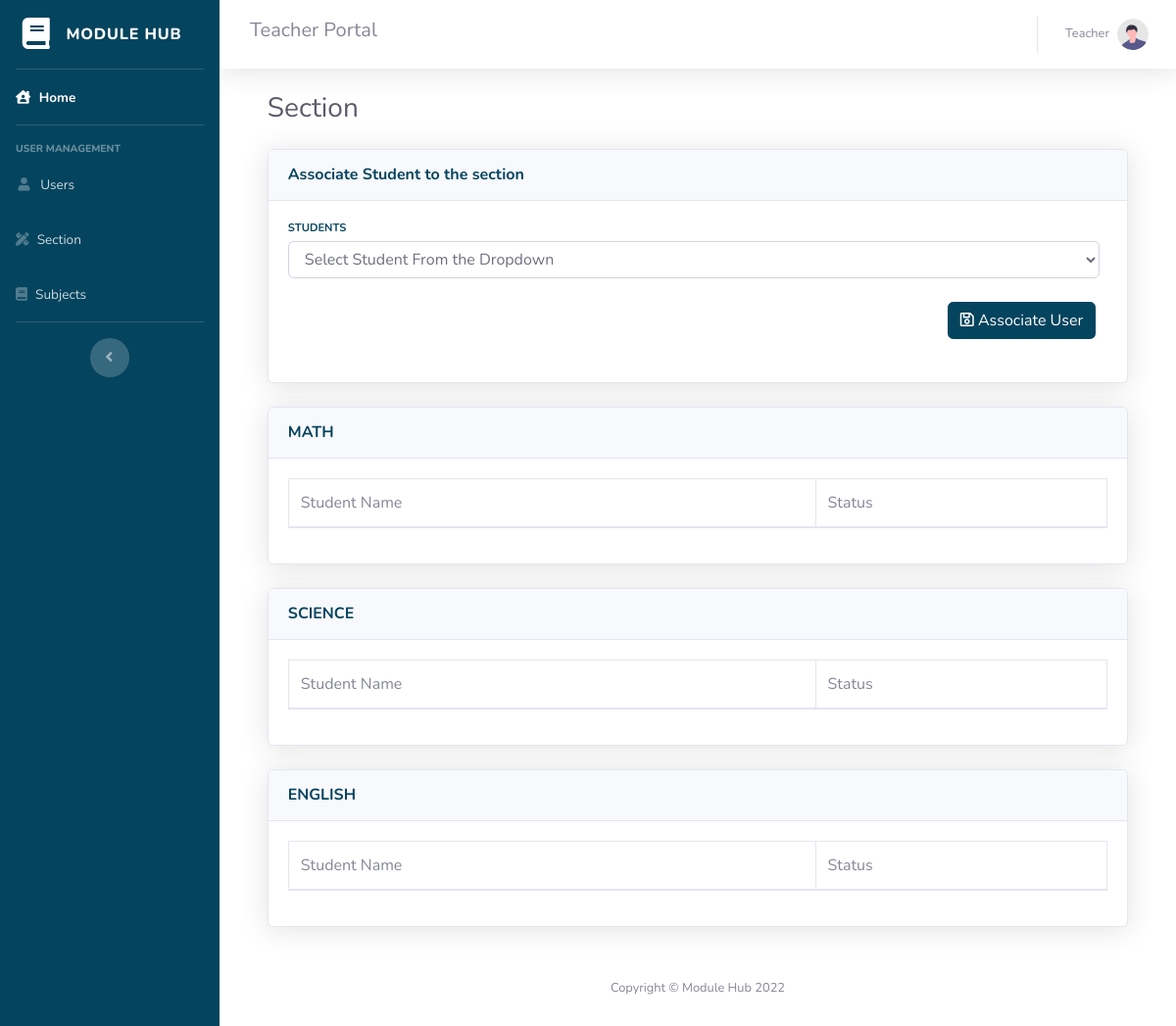
Page /class.php?section=3 (signed in) on the earlier database version.
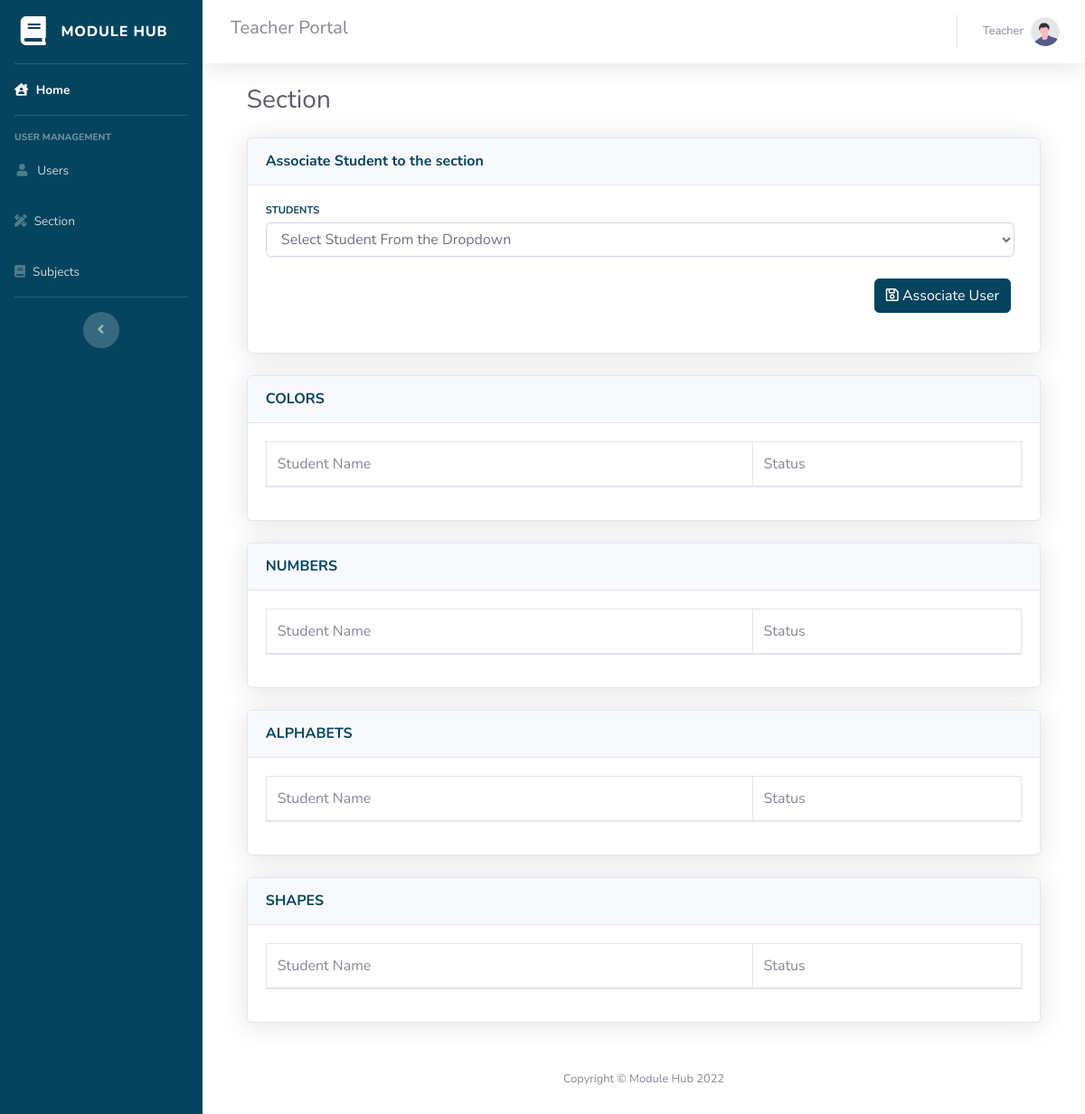
Same page on the later database version.
### tables this page shows
CREATE TABLE `subjects` (
  `id` int(11) NOT NULL,
  `code` varchar(64) DEFAULT NULL,
  `description` varchar(128) DEFAULT NULL,
  `grade` int(3) NOT NULL DEFAULT 1
);

### class.php (the view, shortened to what this page needs)
<?php
include("head.php");
?>
<head>
    <link href="vendor/datatables/dataTables.bootstrap4.min.css" rel="stylesheet">
</head>
<body id="page-top">
    <div id="wrapper">
        <?php include("sidebar.php"); ?>
        <div id="content-wrapper" class="d-flex flex-column">
            <div id="content">
                <?php include("topbar.php"); ?>
                <div class="container-fluid">
                    <h1 class="h3 mb-2 text-gray-800">Section</h1>
                    <div class="card shadow mb-4">
                        <div class="card-header py-3">
                            <h6 class="m-0 font-weight-bold text-primary">Associate Student to the section</h6>
                        </div>
                        <div class="card-body">
                            <form method="post" action="process_section.php">
                                <div class="row">
                                    <div class="col-xl-12 col-md-6 mb-4">
                                        <div class="row no-gutters align-items-center">
                                            <div class="col mr-2">
                                                <div class="text-xs font-weight-bold text-primary text-uppercase mb-1">
                                                    Students</div>
                                                <div class="h5 mb-0 font-weight-bold text-gray-800">
                                                    <select type="number" min="1" max="12" class="form-control" name="user_id" required>
                                                    <option value="" disabled selected>Select Student From the Dropdown</option>
                                                    </select>
                                                </div>
                                            </div>
                                        </div>
                                    </div>
                                    <div class="col-xl-12 col-md-6 mb-4">
                                        <div class="row no-gutters align-items-center">
                                            <div class="col mr-2">
                                                <button type="submit" class="btn btn-primary float-right mr-1" name="associate_user" id="save">
                                                    <i class="far fa-save"></i> Associate User
                                                </button>
                                            </div>
                                        </div>
                                    </div>
                                </div>
                            </form>
                        </div>
                    </div>
                    <?php
                        $subjects = mysqli_query($mysqli, " SELECT * FROM subjects");
                        while($subject = mysqli_fetch_array($subjects)){
                    ?>
                    <div class="card shadow mb-4">
                        <div class="card-header py-3">
                            <h6 class="m-0 font-weight-bold text-primary"><?php echo strtoupper($subject["code"]); ?></h6>
                        </div>
                        <div class="card-body">
                            <div class="table-responsive">
                                <table class="table table-bordered" id="dataTable" width="100%" cellspacing="0">
                                    <thead>
                                        <tr>
                                            <td>Student Name</td>
                                            <td>Status</td>
                                        </tr>
                                    </thead>
                                </table>
                            </div>
                        </div>
                    </div>
                    <?php } ?>
                </div>
            </div>
            <?php include("footer.php"); ?>
</body>
</html>

Differences in the rows shown:
removed subjects: code "MATH"
removed subjects: code "SCIENCE"
removed subjects: code "ENGLISH"
added subjects: code "COLORS"
added subjects: code "NUMBERS"
added subjects: code "ALPHABETS"
added subjects: code "SHAPES"
